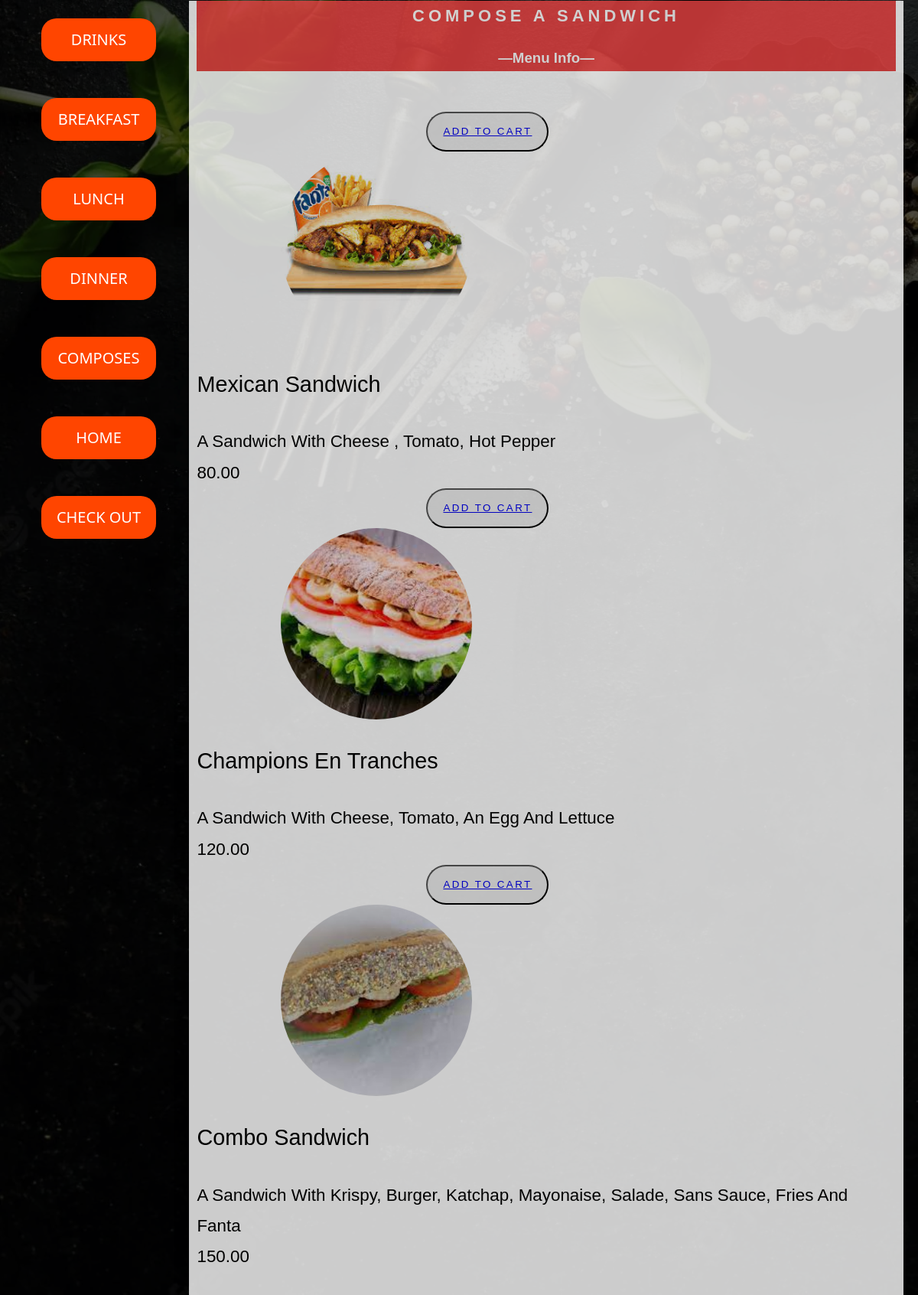
Page /menu/composes/ on the committed database.
### menu/models.py (models this page shows, shortened)
class composes(models.Model):
    name=models.CharField(max_length=30)
    price=models.DecimalField(max_digits=5,decimal_places=2)
    components=models.CharField(max_length=100)
    images=models.ImageField(upload_to='photos/%y/%m/%d')

### menu/views.py (the view)
# urls.py: path('composes/',views.itemcompose,name="itemcompose"),
def itemcompose(request):
    if request.method == "POST":
        y=request.body
        obj=json.loads(y)
        name = obj.get("name")
        components = obj.get("components")
        price = obj.get("price")
        images = obj.get("images")
        c1 = Checkout (name = name, components = components, price = price, images=images)
        c1.save()
    else:
        return render(request,'menu/composes.html',{'itemcompose':composes.objects.all()})

### templates/menu/composes.html (shortened to what this page needs)
<!DOCTYPE html>
<html lang="en">
<head>
    {% load static %}
    <link rel="stylesheet" a href="{% static 'css/composes.css' %}">
</head>
<body>
    <div class="side_panel">
        <ul>
            <li><a class="sign" href="{% url 'itemdrinks' %}">Drinks</a></li>
            <li><a class="sign" href="{% url 'item' %}">Breakfast</a></li>
            <li><a class="sign" href="{% url 'itemlunch' %}">Lunch</a></li>
            <li><a class="sign" href="{% url 'itemdinner' %}">Dinner</a></li>
            <li><a class="sign" href="{% url 'itemcompose' %}">Composes</a></li>
            <li><a class="sign" href="{% url 'home' %}">Home</a></li>
            <li><a class="sign" href="{% url 'check' %}">Check out</a></li>
        </ul>
    </div>
    <div class="right">
        <div class="compose"  id="com">
            <div class="heading">
                <h1>COMPOSE A SANDWICH</h1>
                <h3>&mdash;Menu info&mdash;</h3>
            </div>
            <div class="menu">
                <div class="menu-item">
                {% block content %}
            {% for x in itemcompose %}
            <div>
                <button class="btn" id="button" onclick=" passvalues(' {{x.name}},{{x.components}},{{x.price}},{{x.images}} ')"><a href="http://127.0.0.1:8000/menu/checkout/">Add to cart</a></button>
                <img src="{{x.images.url}}" alt="">
            </div>
            <h3 class="item-name">  {{x.name}}  <br></h3>
            <p class="item-components">{{x.components}} <br></p>
           <p class="item-price"> {{x.price}} <br></p>
            {% endfor %}
            {% endblock content %}
        </div>
        </div>
</body>
</html>

### projectt/static/css/composes.css (style rules this page uses)
body { background: rgba(0, 0, 0, 0.7) url(../photos/food2.webp) fixed; background-attachment: fixed; background-repeat: no-repeat; background-size: cover; background-blend-mode: darken; line-height: 1.8; font-family: 'Poppins',sans-serif; text-transform: capitalize; font-weight: 400; margin: 0px; padding: 0px; font-family: Cambria, Cochin, Georgia, Times, 'Times New Roman', serif; }
* { padding: 0; margin: 0; }
body, html { line-height: 1.8; font-family: 'Poppins',sans-serif; text-transform: capitalize; font-weight: 400; margin: 0px; padding: 0px; }
div { display: block; }
.side_panel { overflow: auto; width: 30%; max-width: 250px; background-color: none; height: 100%; margin-top: 0%; position: fixed; margin-left: 0%; }
.side_panel ul { position: absolute; width: 100%; }
.side_panel a { position: relative; left: 20%; bottom: 0; font-size: 20px; font-family: 'Segoe UI', Tahoma, Geneva, Verdana, sans-serif; display: block; color: white; text-decoration: none; text-transform: uppercase; transition: .5s; text-align: center; }
.side_panel ul li { display: inline-block; padding: 24px; text-transform: uppercase; }
.side_panel .sign { left: 30px; padding: 10px; width: 130px; border-radius: 20px; background-color: orangered; }
.right { position: absolute; right: 0px; width: 81vw; height: 100vh; top: 1px; overflow-y: auto; overflow-x: hidden; background: rgba(0, 0, 0, 0.7) url(photos/food2.webp) fixed; background-size: cover; background-blend-mode: darken; opacity: 0.8; }
.heading { background-color: #e84343; color: #fff; margin-bottom: 53px; padding: 0px 0px; grid-column: 1/-1; text-align: center; }
.heading h1 { font-weight: 600; font-size: 22px; letter-spacing: 5px; text-transform: uppercase; }
h3 { display: block; font-size: 1.17em; margin-block-start: 1em; margin-block-end: 1em; margin-inline-start: 0px; margin-inline-end: 0px; font-weight: bold; }
img { position: relative; left: 110px; border-radius: 8px; width: 50%; }
.compose { padding: 0; margin: 0; box-sizing: border-box; background-color: white; font-family: 'Poppins', sans-serif; padding: 0 10px 30px 10px; display: block; grid-template-columns: repeat(auto-fit,minmax(350px , 1fr)); grid-gap: 20px 40px; margin-right: 2%; margin-left: 2%; }
.menu-item img { display: block; width: 250px; height: 250px; border-radius: 50%; object-fit: cover; object-position: center; opacity: 1; animation: slide-from-left 1s ease-in-out; }
.menu-item h3 { font-size: 1.8rem; font-weight: 400; color: #000000; animation: slide-from-left 1s ease-in-out; }
.menu-item p { font-size: 1.4rem; color: #000000; font-weight: 500; animation: slide-from-left 1s ease-in-out; }
.btn { margin-left: 300px; display: inline-block; padding: .75rem 1.25rem; border-radius: 10rem; color: orangered; text-transform: uppercase; letter-spacing: .15rem; transition: all .3s; position: relative; overflow: hidden; line-height: 1.8; font-family: 'Poppins',sans-serif; }

### rows in the picture
composes: images (picture), name "Mexican Sandwich", components "A Sandwich With Cheese , Tomato, Hot Pepper", price "80.00"
composes: images (picture), name "Champions En Tranches", components "A Sandwich With Cheese, Tomato, An Egg And Lettuce", price "120.00"
composes: images (picture), name "Combo Sandwich", components "A Sandwich With Krispy, Burger, Katchap, Mayonaise, Salade, Sans Sauce, Fries And Fanta", price "150.00"
